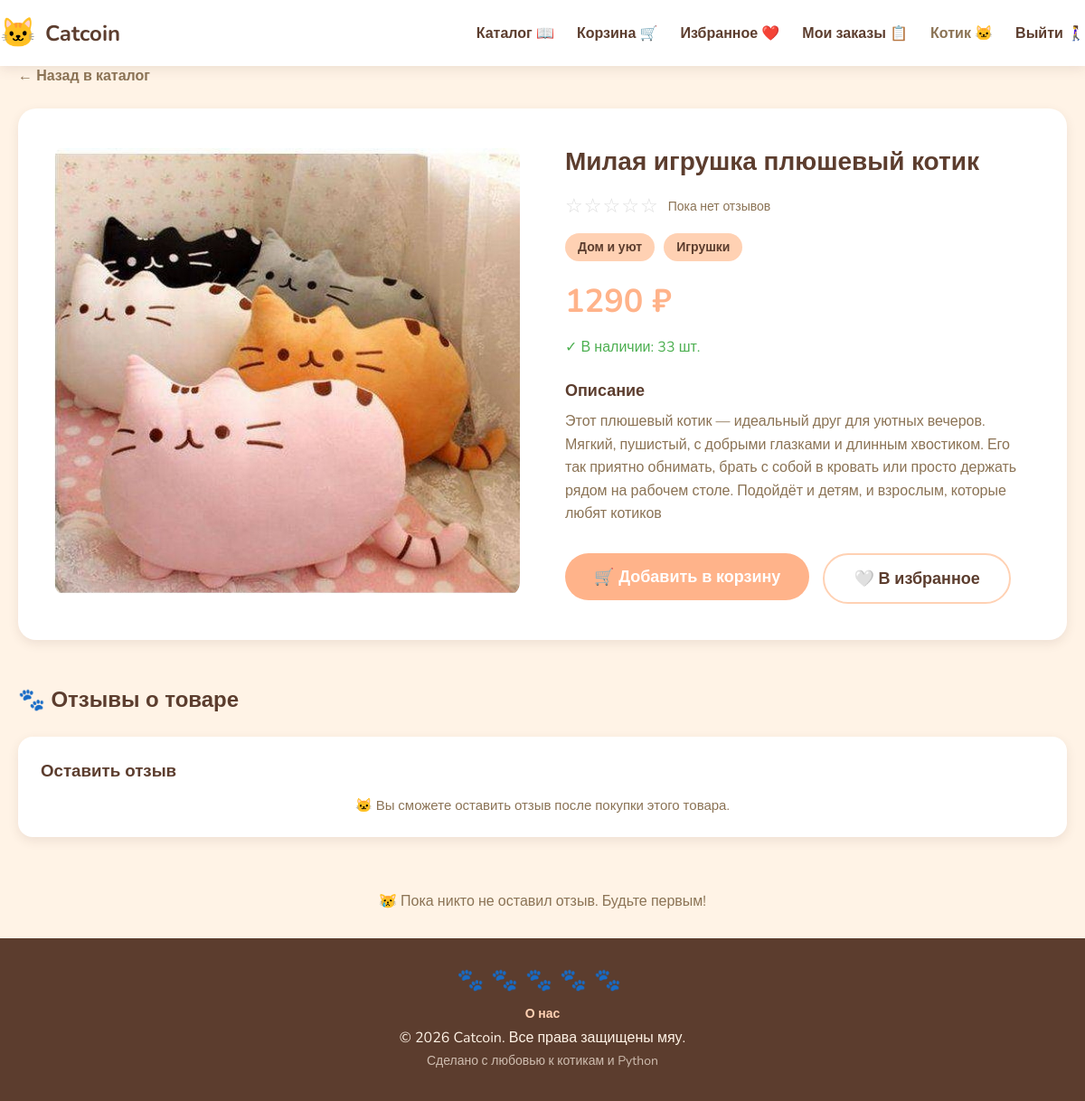
The page /product/2 (signed in) on the database its author committed.
### models/user.py (models this page shows, shortened)
class User(UserMixin, db.Model):
    __tablename__ = 'users'
    id = db.Column(db.Integer, primary_key=True)
    username = db.Column(db.String(64), unique=True, nullable=False, index=True)
    email = db.Column(db.String(120), unique=True, nullable=False, index=True)
    password_hash = db.Column(db.String(256), nullable=False)
    is_admin = db.Column(db.Boolean, default=False)
    created_at = db.Column(db.DateTime, default=datetime.utcnow)
    cart_items = db.relationship('CartItem', backref='user', lazy='dynamic')
    orders = db.relationship('Order', backref='user', lazy='dynamic')

### models/product.py (models this page shows, shortened)
class Product(db.Model):
    __tablename__ = 'products'
    id = db.Column(db.Integer, primary_key=True)
    name = db.Column(db.String(128), nullable=False, index=True)
    description = db.Column(db.Text)
    price = db.Column(db.Float, nullable=False)
    stock = db.Column(db.Integer, default=0)
    image_file = db.Column(db.String(128), default='default_product.png')
    created_at = db.Column(db.DateTime, default=datetime.utcnow)
    cart_items = db.relationship('CartItem', backref='product', lazy='dynamic')
    order_items = db.relationship('OrderItem', backref='product', lazy='dynamic')
    def get_image_url(self):
        return f'/static/images/{self.image_file}'
    @property
    def in_stock(self):
        return self.stock > 0
    @property
    def avg_rating(self):
        if not self.reviews:
            return 0
        total = sum(review.rating for review in self.reviews)
        return round(total / len(self.reviews), 1)

class Category(db.Model):
    __tablename__ = 'categories'
    id = db.Column(db.Integer, primary_key=True)
    name = db.Column(db.String(64), unique=True, nullable=False)
    description = db.Column(db.String(256))
    products = db.relationship('Product', secondary=product_category,
                               backref=db.backref('categories', lazy='dynamic'))

### blueprints/main/routes.py (the view, shortened to what this page needs)
@main_bp.route('/product/<int:product_id>', methods=['GET', 'POST'])
def product_detail(product_id):
    product = Product.query.get(product_id)
    if product is None:
        abort(404)
    reviews = Review.query.filter_by(product_id=product_id)\
                         .order_by(Review.created_at.desc())\
                         .all()
    return render_template('main/product.html', product=product, reviews=reviews)

### blueprints/cart/routes.py (called while the page is built)
@cart_bp.app_context_processor
def inject_cart_count():
    from flask_login import current_user
    if current_user.is_authenticated:
        count = sum(item.quantity for item in current_user.cart_items)
    else:
        count = 0
    return {'cart_count': count}

### blueprints/favorites/routes.py (called while the page is built)
@favorites_bp.app_context_processor
def inject_favorites_count():
    from flask_login import current_user
    if current_user.is_authenticated:
        count = Favorite.query.filter_by(user_id=current_user.id).count()
    else:
        count = 0
    return {'favorites_count': count}

### models/user.py (called while the page is built)
@login_manager.user_loader
def load_user(user_id):
    return User.query.get(int(user_id))

### templates/main/product.html (shortened to what this page needs)
{% extends "base.html" %}
{% block content %}
<div class="product-detail">
    <div class="breadcrumbs">
        <a href="{{ url_for('main.index') }}">← Назад в каталог</a>
    </div>
    <div class="product-detail-grid">
        <div class="product-detail-image">
            <img src="{{ product.get_image_url() }}" alt="{{ product.name.capitalize() }}"onerror="this.src='{{ url_for('static', filename='images/default_product.png') }}'">
        </div>
        <div class="product-detail-info">
            <h1>{{ product.name.capitalize() }}</h1>
            <div class="product-detail-rating">
                {% if product.avg_rating > 0 %}
                <span class="stars stars-large">
                    {% for i in range(5) %}
                        {% if i < product.avg_rating|int %}
                        ★
                        {% elif (product.avg_rating - i) >= 0.5 %}
                        ⯨
                        {% else %}
                        ☆
                        {% endif %}
                    {% endfor %}
                </span>
                <span class="rating-detail-text">{{ product.avg_rating }} из 5 ({{ product.reviews_count }} отзывов)</span>
                {% else %}
                <span class="stars stars-large stars-empty">☆☆☆☆☆</span>
                <span class="rating-detail-text">Пока нет отзывов</span>
                {% endif %}
            </div>
            <div class="product-categories">
                {% for category in product.categories %}
                <span class="category-tag">{{ category.name }}</span>
                {% endfor %}
            </div>
            <div class="product-price">{{ "%.0f"|format(product.price) }} ₽</div>
            <div class="product-stock-info">
                {% if product.in_stock %}
                <span class="in-stock">✓ В наличии: {{ product.stock }} шт.</span>
                {% else %}
                <span class="out-of-stock">✗ Нет в наличии</span>
                {% endif %}
            </div>
            <div class="product-description">
                <h3>Описание</h3>
                <p>{{ product.description }}</p>
            </div>
            <div class="product-actions">
                {% if current_user.is_authenticated %}
                <form method="POST" action="{{ url_for('cart.add_to_cart', product_id=product.id) }}" style="display: inline;">
                    <button type="submit" class="btn btn-primary btn-large" {% if not product.in_stock %}disabled{% endif %}>
                        🛒 Добавить в корзину
                    </button>
                </form>
                {% else %}
                <a href="{{ url_for('auth.login') }}" class="btn btn-primary btn-large">
                    🛒 Войдите, чтобы добавить в корзину
                </a>
                {% endif %}
                {% if current_user.is_authenticated %}
    {% set is_fav = namespace(found=false) %}
    {% for fav in current_user.favorites %}
        {% if fav.product_id == product.id %}
            {% set is_fav.found = true %}
        {% endif %}
    {% endfor %}
    <button class="btn btn-secondary btn-large fav-toggle-detail"
            data-product-id="{{ product.id }}"
            id="fav-btn-detail">
        {% if is_fav.found %}
        <span class="fav-icon">❤️</span> В избранном
        {% else %}
        <span class="fav-icon">🤍</span> В избранное
        {% endif %}
    </button>
{% endif %}
            </div>
        </div>
    </div>
    <div class="reviews-section">
        <h2>🐾 Отзывы о товаре</h2>
        <div class="review-form-card">
            <h3>Оставить отзыв</h3>
            {% if current_user.is_authenticated %}
                {% set has_purchased = namespace(found=false) %}
                {% for order in current_user.orders %}
                    {% if order.status != 'отменён' %}
                        {% for item in order.items %}
                            {% if item.product_id == product.id %}
                                {% set has_purchased.found = true %}
                            {% endif %}
                        {% endfor %}
                    {% endif %}
                {% endfor %}
                {% if has_purchased.found %}
                <form method="POST" action="{{ url_for('main.product_detail', product_id=product.id) }}">
                    <div class="rating-input">
                        <label>Ваша оценка:</label>
                        <div class="star-rating-input">
                            {% for i in range(5, 0, -1) %}
                            <input type="radio" name="rating" value="{{ i }}" id="star{{ i }}" required>
                            <label for="star{{ i }}">★</label>
                            {% endfor %}
                        </div>
                    </div>
                    <div class="form-group">
                        <label>Комментарий (необязательно)</label>
                        <textarea name="comment" class="form-input form-textarea" rows="3"
                                  placeholder="Расскажите, что думаете о товаре..."></textarea>
                    </div>
                    <button type="submit" class="btn btn-primary">🐾 Отправить отзыв</button>
                </form>
                {% else %}
                <p class="review-login-hint">🐱 Вы сможете оставить отзыв после покупки этого товара.</p>
                {% endif %}
            {% else %}
            <p class="review-login-hint">🐱 <a href="{{ url_for('auth.login') }}">Войдите</a>, чтобы оставить отзыв.</p>
            {% endif %}
        </div>
<div class="reviews-list">
    {% if reviews %}
        {% for review in reviews %}
        <div class="review-card" id="review-{{ review.id }}">
            <div class="review-header">
                <span class="review-user">🐱 {{ review.user.username }}</span>
                <span class="review-stars">
                    {% for i in range(5) %}
                        {% if i < review.rating %}★{% else %}☆{% endif %}
                    {% endfor %}
                </span>
                <span class="review-date">{{ review.created_at.strftime('%d.%m.%Y') }}</span>
            </div>
            {% if review.comment %}
            <p class="review-comment">{{ review.comment }}</p>
            {% else %}
            <p class="review-comment review-no-text">Без комментария</p>
            {% endif %}
            {% if current_user.is_authenticated %}
            <div class="review-actions">
                {% if review.user_id == current_user.id %}
                <button class="review-btn review-btn-edit" onclick="openEditForm('{{ review.id }}', '{{ review.rating }}', '{{ review.comment|escape }}')">
                    ✏️
                </button>
                {% endif %}
                {% if review.user_id == current_user.id or current_user.is_admin %}
                <form method="POST" action="{{ url_for('main.delete_review', review_id=review.id) }}"
                      style="display: inline;"
                      onsubmit="return confirm('Удалить этот отзыв?')">
                    <button type="submit" class="review-btn review-btn-delete">🗑️</button>
                </form>
                {% endif %}
            </div>
            {% endif %}
        </div>
        {% if review.user_id == current_user.id %}
        <div class="review-card review-edit-form" id="edit-form-{{ review.id }}" style="display: none;">
            <h4>✏️ Редактировать отзыв</h4>
            <form method="POST" action="{{ url_for('main.edit_review', review_id=review.id) }}">
                <div class="rating-input">
                    <label>Ваша оценка:</label>
                    <div class="star-rating-input star-edit" data-review-id="{{ review.id }}">
                        {% for i in range(5, 0, -1) %}
                        <input type="radio" name="rating" value="{{ i }}" id="edit-star-{{ review.id }}-{{ i }}">
                        <label for="edit-star-{{ review.id }}-{{ i }}">★</label>
                        {% endfor %}
                    </div>
                </div>
                <div class="form-group">
                    <label>Комментарий</label>
                    <textarea name="comment" class="form-input form-textarea" rows="3"
                              id="edit-comment-{{ review.id }}"></textarea>
                </div>
                <div class="review-edit-buttons">
                    <button type="submit" class="btn btn-primary btn-sm">💾 Сохранить</button>
                    <button type="button" class="btn btn-secondary btn-sm" onclick="closeEditForm('{{ review.id }}')">Отмена</button>
                </div>
            </form>
        </div>
        {% endif %}
        {% endfor %}
    {% else %}
    <div class="no-reviews">
        <p>😿 Пока никто не оставил отзыв. Будьте первым!</p>
    </div>
    {% endif %}
</div>
    </div>
</div>
{% endblock %}

### templates/base.html (shortened to what this page needs)
<!DOCTYPE html>
<html lang="ru">
<head>
    <link rel="stylesheet" href="{{ url_for('static', filename='css/style.css') }}">
</head>
<body>
    <nav class="navbar">
        <div class="container nav-container">
            <a href="{{ url_for('main.index') }}" class="logo">
                <span class="logo-icon">🐱</span>
                <span class="logo-text">Catcoin</span>
            </a>
            <div class="nav-links">
    <a href="{{ url_for('main.index') }}">Каталог 📖</a>
    <a href="{{ url_for('cart.view_cart') }}" class="cart-link">
        Корзина 🛒
    </a>
    <a href="{{ url_for('favorites.view_favorites') }}" class="cart-link">
        Избранное ❤️
    </a>
    {% if current_user.is_authenticated %}
        <a href="{{ url_for('order.my_orders') }}">Мои заказы 📋</a>
        <span class="nav-user"> {{ current_user.username }} 🐱</span>
        <a href="{{ url_for('auth.logout') }}">Выйти 🚶‍♀️</a>
    {% else %}
        <a href="{{ url_for('auth.login') }}">Войти</a>
        <a href="{{ url_for('auth.register') }}">Регистрация</a>
    {% endif %}
</div>
        </div>
    </nav>
    <main class="container">
    {% block content %}{% endblock %}
</main>
    <footer class="footer">
    <div class="container footer-content">
        <div class="footer-paws">
            <span>🐾</span><span>🐾</span><span>🐾</span><span>🐾</span><span>🐾</span>
        </div>
        <div class="footer-links">
            <a href="{{ url_for('main.about') }}">О нас</a>
        </div>
        <p>© 2026 Catcoin. Все права защищены мяу.</p>
        <p class="footer-small">Сделано с любовью к котикам и Python</p>
    </div>
</footer>
</body>
</html>

### rows shown on the page
User: username "Котик"
Product: get_image_url (picture), name "Милая игрушка плюшевый котик", price "1290", stock "33", description "Этот плюшевый котик — идеальный друг для уютных вечеров. Мягкий, пушистый, с добрыми глазками и длинным хвостиком. Его так приятно обнимать, брать с собой в кровать или просто держать рядом на рабочем столе. Подойдёт и детям, и взрослым, которые любят котиков"
Category: name "Дом и уют"
Category: name "Игрушки"
